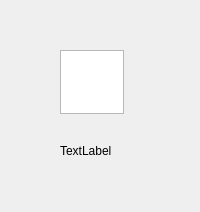
<?xml version="1.0" encoding="UTF-8"?>
<ui version="4.0">
 <class>MapViewUI</class>
 <widget class="QWidget" name="MapViewUI">
  <property name="geometry">
   <rect>
    <x>0</x>
    <y>0</y>
    <width>200</width>
    <height>212</height>
   </rect>
  </property>
  <property name="maximumSize">
   <size>
    <width>400</width>
    <height>16777215</height>
   </size>
  </property>
  <property name="windowTitle">
   <string>Form</string>
  </property>
  <widget class="QWidget" name="verticalLayoutWidget">
   <property name="geometry">
    <rect>
     <x>60</x>
     <y>50</y>
     <width>111</width>
     <height>131</height>
    </rect>
   </property>
   <layout class="QVBoxLayout" name="verticalLayout">
    <item>
     <widget class="QGraphicsView" name="icon">
      <property name="minimumSize">
       <size>
        <width>32</width>
        <height>32</height>
       </size>
      </property>
      <property name="maximumSize">
       <size>
        <width>64</width>
        <height>64</height>
       </size>
      </property>
     </widget>
    </item>
    <item>
     <widget class="QLabel" name="title">
      <property name="maximumSize">
       <size>
        <width>128</width>
        <height>16777215</height>
       </size>
      </property>
      <property name="styleSheet">
       <string notr="true">text-align: center;</string>
      </property>
      <property name="text">
       <string>TextLabel</string>
      </property>
     </widget>
    </item>
   </layout>
  </widget>
 </widget>
 <resources/>
 <connections/>
</ui>
